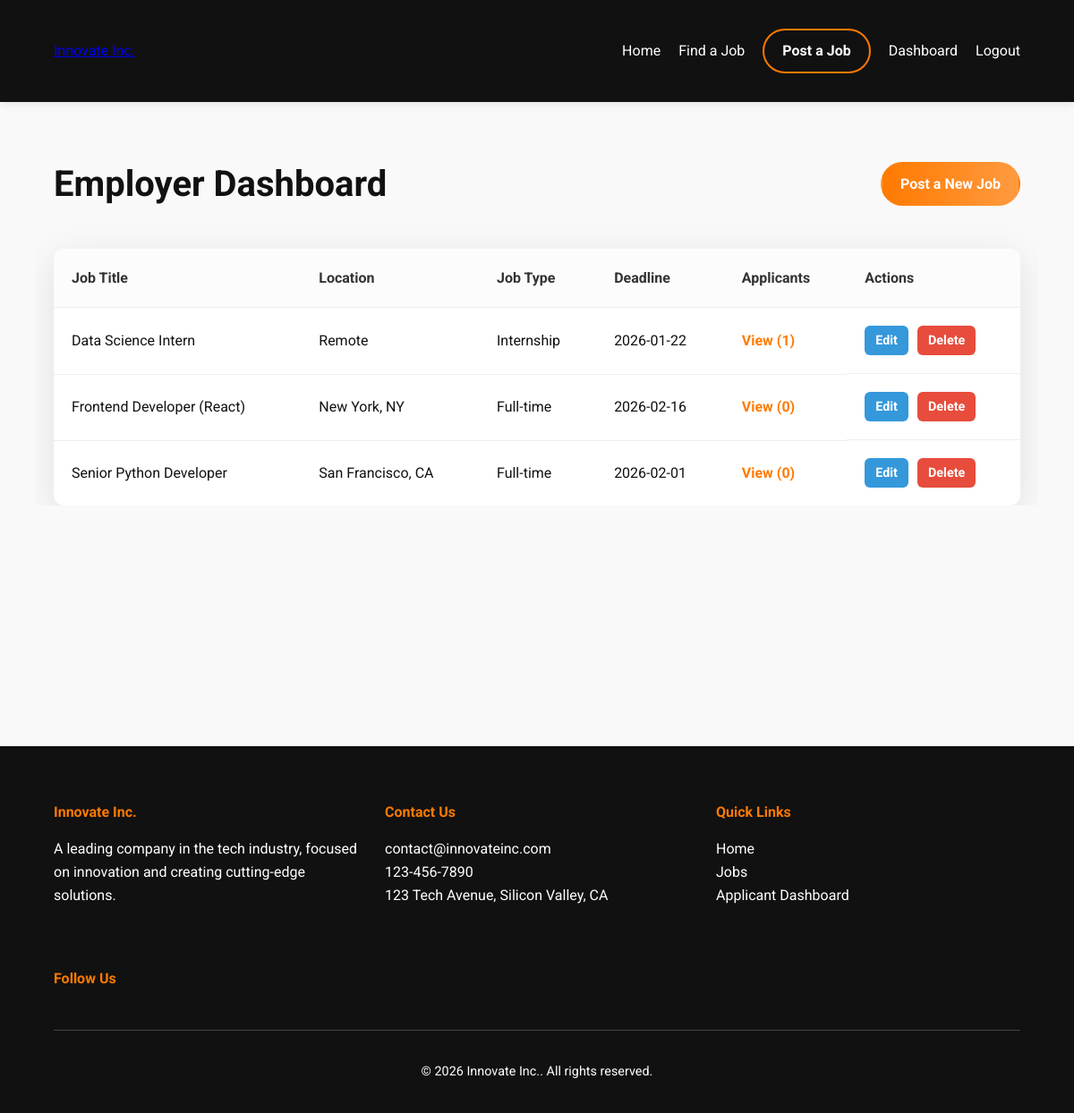
The app's page /dashboard/employer/ (signed in) with its own data.
### jobs/models.py (models this page shows, shortened)
class JobPosition(models.Model):
    JOB_TYPE_CHOICES = (
        ("Full-time", "Full-time"),
        ("Part-time", "Part-time"),
        ("Internship", "Internship"),
    )
    title = models.CharField(max_length=200)
    description = models.TextField()
    required_skills = models.TextField()
    location = models.CharField(max_length=100)
    job_type = models.CharField(max_length=20, choices=JOB_TYPE_CHOICES)
    application_deadline = models.DateField()
    posted_by = models.ForeignKey(User, on_delete=models.CASCADE)
    created_at = models.DateTimeField(auto_now_add=True)

class CompanyInfo(models.Model):
    name = models.CharField(max_length=200)
    description = models.TextField()
    email = models.EmailField()
    phone = models.CharField(max_length=20)
    address = models.CharField(max_length=255)
    logo = models.ImageField(upload_to="company/")
    banner_image = models.ImageField(upload_to="company/", null=True, blank=True)
    facebook_url = models.URLField(blank=True)
    linkedin_url = models.URLField(blank=True)
    twitter_url = models.URLField(blank=True)
    instagram_url = models.URLField(blank=True)
    updated_at = models.DateTimeField(auto_now=True)

### jobs/views.py (the view)
# urls.py: path('dashboard/employer/', views.employer_dashboard_view, name='employer_dashboard'),
@user_passes_test(is_poster)
def employer_dashboard_view(request):
    jobs = JobPosition.objects.filter(posted_by=request.user).order_by("-created_at")
    return render(request, "jobs/employer_dashboard.html", {"jobs": jobs})

### jobs/context_processors.py (called while the page is built)
def company_info_processor(request):
    company_info = CompanyInfo.objects.first()
    return {'company_info': company_info}

### jobs/views.py (called while the page is built)
def is_poster(user):
    return user.is_authenticated and hasattr(user, "profile") and user.profile.role == "POSTER"

### jobs/templates/jobs/employer_dashboard.html (shortened to what this page needs)
{% extends 'jobs/base.html' %}
{% block content %}
<div class="dashboard-container">
  <div class="container">
    <div class="dashboard-header">
      <h2>Employer Dashboard</h2>
      <a href="{% url 'create_job' %}" class="btn btn-primary">Post a New Job</a>
    </div>
    {% if jobs %}
    <div class="job-list-table">
      <table>
        <thead>
          <tr>
            <th>Job Title</th>
            <th>Location</th>
            <th>Job Type</th>
            <th>Deadline</th>
            <th>Applicants</th>
            <th>Actions</th>
          </tr>
        </thead>
        <tbody>
          {% for job in jobs %}
          <tr>
            <td>{{ job.title }}</td>
            <td>{{ job.location }}</td>
            <td>{{ job.get_job_type_display }}</td>
            <td>{{ job.application_deadline|date:"Y-m-d" }}</td>
            <td>
              <a href="{% url 'view_applicants' job.id %}" class="link">View ({{ job.jobapplication_set.count }})</a>
            </td>
            <td class="job-actions">
              <a href="{% url 'edit_job' job.id %}" class="btn-action edit">Edit</a>
              <a href="{% url 'delete_job' job.id %}" class="btn-action delete">Delete</a>
            </td>
          </tr>
          {% endfor %}
        </tbody>
      </table>
    </div>
    {% else %}
    <div class="no-jobs-message">
      <p>You have not posted any jobs yet. Get started by posting your first job!</p>
      <a href="{% url 'create_job' %}" class="btn btn-primary">Post a Job</a>
    </div>
    {% endif %}
  </div>
</div>
{% endblock %}

### jobs/templates/jobs/base.html (shortened to what this page needs)
{% load static %}
<!DOCTYPE html>
<html lang="en">
<head>
    <link rel="stylesheet" href="{% static 'jobs/css/styles.css' %}">
</head>
<body>
    <header class="main-header">
        <nav class="container">
            <a href="{% url 'home' %}" class="logo">
                {% if company_info.logo %}
                    <img src="{{ company_info.logo.url }}" alt="{{ company_info.name }} Logo">
                {% else %}
                    <span>{{ company_info.name }}</span>
                {% endif %}
            </a>
            <ul class="nav-links">
                <li><a href="{% url 'home' %}">Home</a></li>
                <li><a href="{% url 'job_list' %}">Find a Job</a></li>
                <li><a href="{% url 'employer_dashboard' %}" class="btn btn-secondary">Post a Job</a></li>
                {% if user.is_authenticated %}
                    {% if user.profile.role == 'APPLICANT' %}
                        <li><a href="{% url 'applicant_dashboard' %}">Dashboard</a></li>
                    {% elif user.profile.role == 'POSTER' %}
                        <li><a href="{% url 'employer_dashboard' %}">Dashboard</a></li>
                    {% endif %}
                    <li><a href="{% url 'logout' %}">Logout</a></li>
                {% else %}
                    <li><a href="{% url 'login' %}">Login</a></li>
                    <li><a href="{% url 'register' %}" class="btn btn-primary">Register</a></li>
                {% endif %}
            </ul>
        </nav>
    </header>
    <main>
        {% block content %}{% endblock %}
    </main>
    <footer class="main-footer">
        <div class="container">
            <div class="footer-grid">
                <div class="footer-section">
                    <h4>{{ company_info.name }}</h4>
                    <p>{{ company_info.description|truncatewords:30 }}</p>
                </div>
                <div class="footer-section">
                    <h4>Contact Us</h4>
                    <ul>
                        <li><a href="mailto:{{ company_info.email }}">{{ company_info.email }}</a></li>
                        <li><a href="tel:{{ company_info.phone }}">{{ company_info.phone }}</a></li>
                        <li><span>{{ company_info.address }}</span></li>
                    </ul>
                </div>
                <div class="footer-section">
                    <h4>Quick Links</h4>
                    <ul>
                        <li><a href="{% url 'home' %}">Home</a></li>
                        <li><a href="{% url 'job_list' %}">Jobs</a></li>
                        <li><a href="{% url 'applicant_dashboard' %}">Applicant Dashboard</a></li>
                    </ul>
                </div>
                <div class="footer-section">
                    <h4>Follow Us</h4>
                </div>
            </div>
            <div class="footer-bottom">
                <p>&copy; {% now "Y" %} {{ company_info.name }}. All rights reserved.</p>
            </div>
        </div>
    </footer>
</body>
</html>

### jobs/static/jobs/css/styles.css (style rules this page uses)
:root { --primary-color: #FF7A00; --secondary-color: #111111; --accent-color: #FFFFFF; --font-family: 'Roboto', sans-serif; }
body { font-family: var(--font-family); line-height: 1.6; margin: 0; padding: 0; background: var(--accent-color); color: var(--secondary-color); }
.container { width: 90%; max-width: 1200px; margin: auto; overflow: hidden; padding: 0 20px; }
.main-header { background: var(--secondary-color); color: var(--accent-color); padding: 1rem 0; position: sticky; top: 0; z-index: 1000; box-shadow: 0 2px 10px rgba(0,0,0,0.1); }
.main-header nav { display: flex; justify-content: space-between; align-items: center; }
.main-header .nav-links { list-style: none; display: flex; gap: 20px; align-items: center; }
.main-header .nav-links a { color: var(--accent-color); text-decoration: none; transition: color 0.3s ease; }
.btn { padding: 10px 20px; border-radius: 25px; text-decoration: none; font-weight: bold; transition: all 0.3s ease; display: inline-block; border: 2px solid transparent; }
.btn-primary { background: linear-gradient(to right, var(--primary-color), #ff9a40); color: var(--accent-color); }
.btn-secondary { background: transparent; border: 2px solid var(--primary-color); color: var(--primary-color); }
.main-footer { background: var(--secondary-color); color: var(--accent-color); padding: 40px 0 20px; }
.footer-grid { display: grid; grid-template-columns: repeat(auto-fit, minmax(250px, 1fr)); gap: 30px; margin-bottom: 30px; }
.footer-section h4 { color: var(--primary-color); margin-bottom: 15px; }
.footer-section ul { list-style: none; padding: 0; }
.footer-section a { color: var(--accent-color); text-decoration: none; transition: color 0.3s ease; }
.footer-bottom { text-align: center; border-top: 1px solid #444; padding-top: 20px; font-size: 0.9rem; }
.dashboard-container { padding: 60px 0; background-color: #f9f9f9; min-height: calc(100vh - 200px); }
.dashboard-header { display: flex; justify-content: space-between; align-items: center; margin-bottom: 40px; }
.dashboard-header h2 { font-size: 2.5rem; margin: 0; }
.job-list-table { background: var(--accent-color); border-radius: 12px; box-shadow: 0 10px 40px rgba(0, 0, 0, 0.1); overflow: hidden; }
.job-list-table table { width: 100%; border-collapse: collapse; }
.job-list-table th, .job-list-table td { padding: 20px; text-align: left; border-bottom: 1px solid #eee; }
.job-list-table th { background-color: #fcfcfc; font-weight: bold; color: #333; }
.job-list-table tbody tr:last-child td { border-bottom: none; }
.job-actions { display: flex; gap: 10px; }
.btn-action { padding: 5px 12px; border-radius: 6px; text-decoration: none; font-size: 0.9em; font-weight: bold; color: white; transition: opacity 0.3s; }
.btn-action.edit { background-color: #3498db; }
.btn-action.delete { background-color: #e74c3c; }
.link { color: var(--primary-color); text-decoration: none; font-weight: bold; }

### records on screen
JobPosition: title "Data Science Intern", location "Remote", job_type "Internship", application_deadline "2026-01-22", jobapplication_set.count "1"
JobPosition: title "Frontend Developer (React)", location "New York, NY", job_type "Full-time", application_deadline "2026-02-16", jobapplication_set.count "0"
JobPosition: title "Senior Python Developer", location "San Francisco, CA", job_type "Full-time", application_deadline "2026-02-01", jobapplication_set.count "0"
CompanyInfo: name "Innovate Inc.", description "A leading company in the tech industry, focused on innovation and creating cutting-edge solutions.", email "contact@innovateinc.com", phone "123-456-7890", address "123 Tech Avenue, Silicon Valley, CA"
